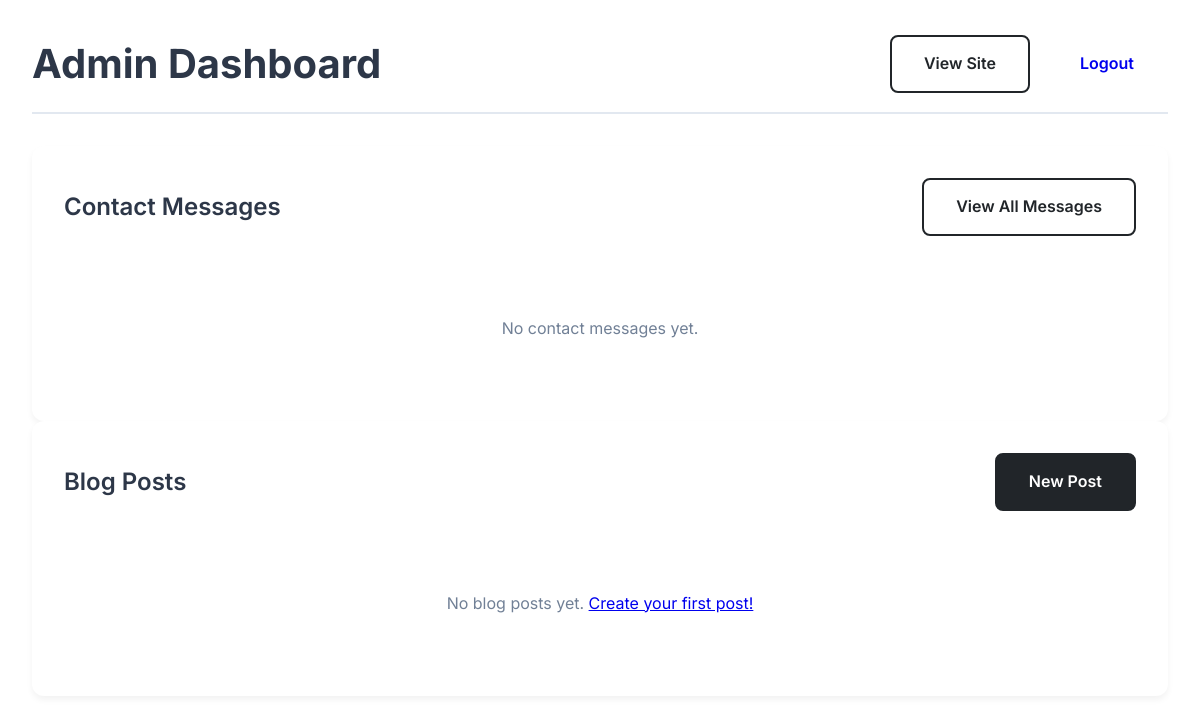
Before: /admin (signed in) with the older database file.
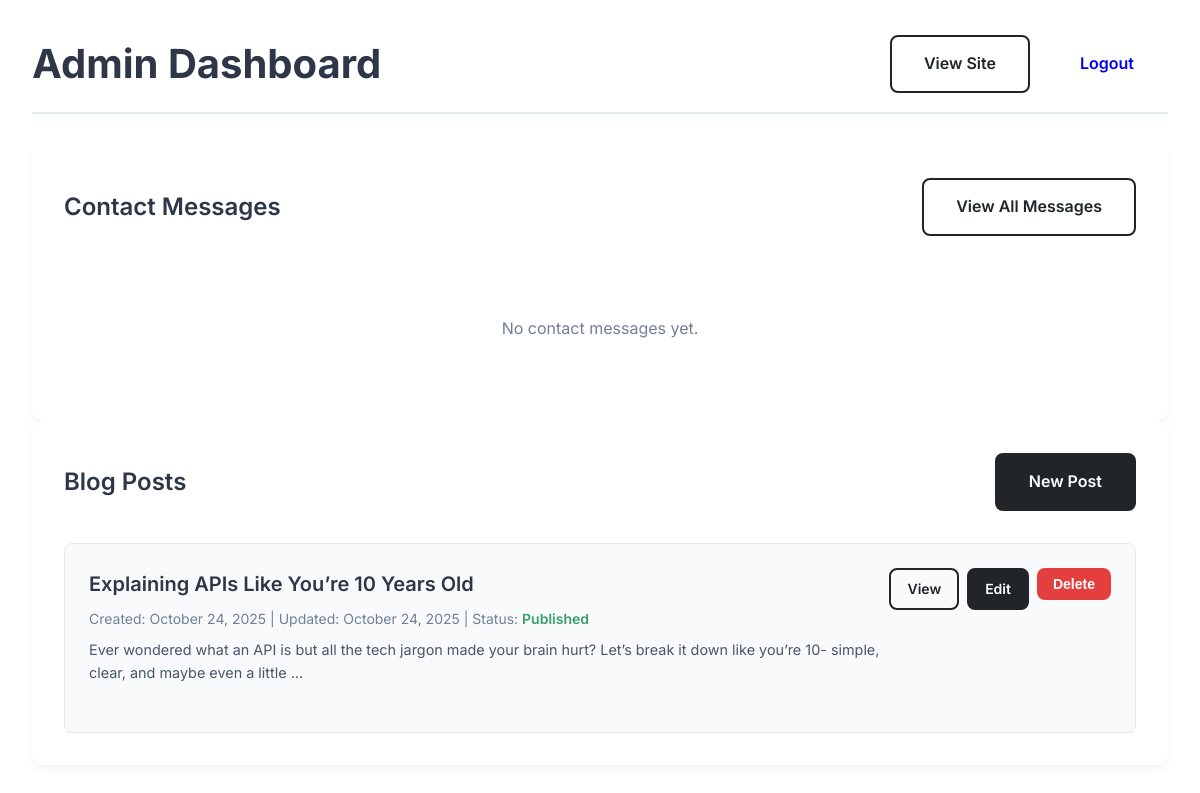
After: the same page with the newer database file.
### app.py (models this page shows)
class BlogPost(db.Model):
    id = db.Column(db.Integer, primary_key=True)
    title = db.Column(db.String(200), nullable=False)
    content = db.Column(db.Text, nullable=False)
    excerpt = db.Column(db.String(300), nullable=True)
    image_filename = db.Column(db.String(255), nullable=True)
    created_at = db.Column(db.DateTime, default=datetime.utcnow)
    updated_at = db.Column(db.DateTime, default=datetime.utcnow, onupdate=datetime.utcnow)
    published = db.Column(db.Boolean, default=True)

### app.py (the view)
@app.route('/admin')
@require_auth
def admin_dashboard():
    blog_posts = BlogPost.query.order_by(BlogPost.created_at.desc()).all()
    contact_messages = ContactMessage.query.order_by(ContactMessage.created_at.desc()).limit(5).all()
    unread_messages = ContactMessage.query.filter_by(read=False).count()
    return render_template('admin/dashboard.html', blog_posts=blog_posts, contact_messages=contact_messages, unread_messages=unread_messages)

### app.py (called while the page is built)
def is_authenticated():
    return session.get('authenticated', False)

def require_auth(f):
    from functools import wraps
    @wraps(f)
    def decorated_function(*args, **kwargs):
        if not is_authenticated():
            return redirect(url_for('login'))
        return f(*args, **kwargs)
    return decorated_function

### templates/admin/dashboard.html (shortened to what the changed rows need)
<!DOCTYPE html>
<html lang="en">
<head>
    <link rel="stylesheet" href="{{ url_for('static', filename='css/style.css') }}">
</head>
<body>
    <div class="admin-container">
        <div class="admin-header">
            <h1>Admin Dashboard</h1>
        </div>
        <div class="admin-content">
            <div class="admin-section">
                <div class="section-header">
                    <h2>Contact Messages {% if unread_messages > 0 %}<span class="badge">{{ unread_messages }} unread</span>{% endif %}</h2>
                </div>
            </div>
            <div class="admin-section">
                <div class="section-header">
                    <h2>Blog Posts</h2>
                </div>
                {% if blog_posts %}
                    <div class="blog-posts-admin">
                        {% for post in blog_posts %}
                            <div class="post-item-admin">
                                <div class="post-info">
                                    <h3>{{ post.title }}</h3>
                                    <p class="post-meta">
                                        Created: {{ post.created_at.strftime('%B %d, %Y') }}
                                        {% if post.updated_at != post.created_at %}
                                            | Updated: {{ post.updated_at.strftime('%B %d, %Y') }}
                                        {% endif %}
                                        | Status: <span class="status-{{ 'published' if post.published else 'draft' }}">
                                            {{ 'Published' if post.published else 'Draft' }}
                                        </span>
                                    </p>
                                    {% if post.excerpt %}
                                        <p class="post-excerpt">{{ post.excerpt[:150] }}...</p>
                                    {% endif %}
                                </div>
                                <div class="post-actions">
                                    <a href="/blog/{{ post.id }}" class="btn btn-sm btn-secondary" target="_blank">View</a>
                                    <a href="/admin/blog/{{ post.id }}/edit" class="btn btn-sm btn-primary">Edit</a>
                                    <form method="POST" action="/admin/blog/{{ post.id }}/delete" class="delete-form"
                                          onsubmit="return confirm('Are you sure you want to delete this post?')">
                                        <button type="submit" class="btn btn-sm btn-danger">Delete</button>
                                    </form>
                                </div>
                            </div>
                        {% endfor %}
                    </div>
                {% else %}
                    <div class="empty-state">
                        <p>No blog posts yet. <a href="/admin/blog/new">Create your first post!</a></p>
                    </div>
                {% endif %}
            </div>
        </div>
    </div>
</body>
</html>

Changed rows visible on the page:
added BlogPost: title "Explaining APIs Like You’re 10 Years Old", created_at "October 24, 2025", updated_at "October 24, 2025", published "Published", excerpt "Ever wondered what an API is but all the tech jargon made your brain hurt? Let’s break it down like you’re 10- simple, clear, and maybe even a little"
Other visible differences:
text no longer shown: "No blog posts yet. Create your first post!"
